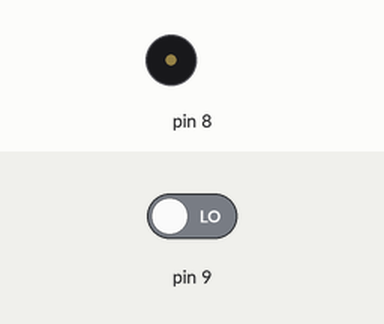
Simulated run of this sketch. Board: Arduino Uno, built with avr-gcc and run on an emulated ATmega328P. On the bench: buzzer (waves = sounding). The inputs (shaded band) are chosen by the test bench; at power-on: pin 9 LOW. What the sketch prints to the serial monitor is not drawn.

Above: at 0.05 s.
Timing chart, 0 to 3.0 s (numbered marks = the images above):
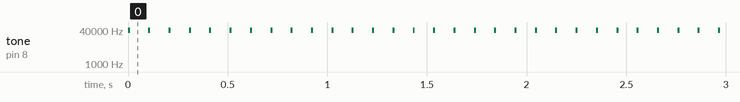

The sketch:

IR_Single.ino
```cpp
#include <IR_Single.h>

IR_Single ir;
void setup() {
  // put your setup code here, to run once:
  ir.setIR(9,8);
  Serial.begin(9600);
}

void loop() {
  // put your main code here, to run repeatedly:
  ir.p_updateIR();
}


/*
int val;

void setup() {
  // put your setup code here, to run once:
  pinMode(8,OUTPUT);
  pinMode(9,INPUT);
  Serial.begin(9600);
}

void loop() {
  // put your main code here, to run repeatedly:
  tone(8,38500,10);
  delay(1);
  val=digitalRead(9);
  delay(1);
  Serial.println(val);
  delay(100);
}
 */
```

Measured:
- by itself, tone on pin 8: alternates 38500 Hz for 0.01 s and silent for 0.09 s
